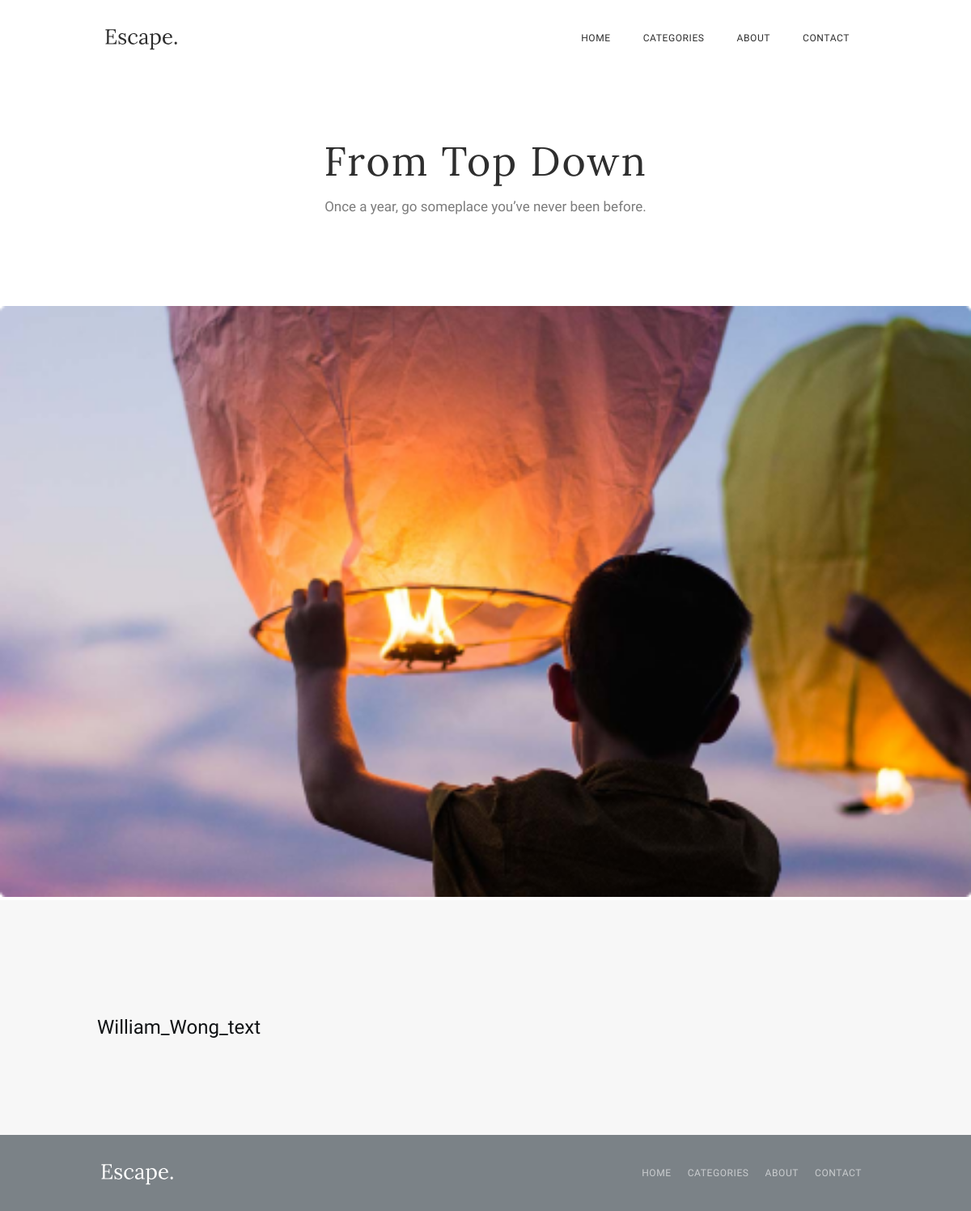
The page /post?id=2 on the database its author committed.
### tables this page shows
CREATE TABLE post
(
	`id` INT NOT NULL AUTO_INCREMENT,
	`title` VARCHAR(255),
	`subtitle` VARCHAR(255),
	`content` TEXT NOT NULL,
	`author` VARCHAR(255),
	`author_url` VARCHAR(255),
	`publish_date` VARCHAR(255),
	`image_url` VARCHAR(255),
	`featured` TINYINT(1) DEFAULT 0,
	PRIMARY KEY (`id`)
);

### post.php (the view, shortened to what this page needs)
<?php
$id = $_GET['id'];
function createDBConnection(): mysqli {
    $conn = new mysqli(HOST, USERNAME, PASSWORD, DATABASE);
    return $conn;
  }
  function getAndPrintPostFromDB(mysqli $conn): void {
    global $id, $post;
    $sql = "SELECT * FROM post WHERE id = $id";
    $result = $conn->query($sql);
    $post = $result->fetch_assoc();
  }
  $conn = createDBConnection();
  getAndPrintPostFromDB($conn);
?>
<!DOCTYPE html>
<html>
<head>
    <link rel="stylesheet" href="/static/style/post.css">
</head>
<body>
    <header class="header">
    <div class="top-bar">
            <img class="logo-escape" src="/static/img/logo-escape-black.svg" alt="logo Escape.">
            <nav class="navigation">
                <ul class="navigation__list">
                    <li class="navigation__list-item">
                        <a class="navigation__link" href="./home">Home</a>
                    </li>
                    <li class="navigation__list-item">
                        <a class="navigation__link" href="#">Categories</a>
                    </li>
                    <li class="navigation__list-item">
                        <a class="navigation__link" href="#">About</a>
                    </li>
                    <li class="navigation__list-item">
                        <a class="navigation__link" href="#">Contact</a>
                    </li>
                </ul>
            </nav>
        </div>
    </header>
    <main class="main">
        <h1 class="title"><?= $post['title'] ?></h1>
        <h6 class="under-title"><?= $post['subtitle'] ?></h6>
        <img class="image" src="/static/img/<?= $post['image_url'] ?>" alt="<?= $post['title'] ?>">
        <div class="content">
            <p class="content__text">
                <?= $post['content'] ?>
            </p>
        </div>
    </main>
    <footer class="footer">
        <div class="bottom-bar">
            <img class="logo-escape" src="/static/img/logo-escape-white.svg" alt="logo Escape.">
            <nav class="navigation footer-nav">
                <ul class="navigation__list">
                    <li class="navigation__list-item">
                        <a class="navigation__link navigation__link_padding" href="./home">Home</a>
                    </li>
                    <li class="navigation__list-item">
                        <a class="navigation__link navigation__link_padding" href="#">Categories</a>
                    </li>
                    <li class="navigation__list-item">
                        <a class="navigation__link navigation__link_padding" href="#">About</a>
                    </li>
                    <li class="navigation__list-item">
                        <a class="navigation__link navigation__link_padding" href="#">Contact</a>
                    </li>
                </ul>
            </nav>
        </div>
    </footer>
</body>
</html>

### src/style/post.css (style rules this page uses)
* { margin: 0; padding: 0; }
.title { margin: 0 auto; max-width: 498px; font: 400 50px/51px Lora, sans-serif; letter-spacing: 2px; text-align: center; color: rgba(46, 46, 46, 1); margin-bottom: 20px; padding: 0 20px; }
.under-title { margin: 0 auto; max-width: 504px; font: 400 17px/20px Oxygen, sans-serif; letter-spacing: 0; text-align: center; color: rgba(46, 46, 46, 0.63); margin-bottom: 113px; padding: 0 20px; }
.image { width: 100%; margin: 0 auto; border-radius: 3px; }
.main { width: 100%; }
.content { width: 100%; background: rgba(247, 247, 247, 1); }
.content__text { margin: 0 auto; max-width: 960px; padding-top: 60px; padding-bottom: 40px; padding-left: 20px; padding-right: 20px; font: 400 24px/35px Oxygen, sans-serif; letter-spacing: 0; text-align: left; color: rgba(16, 19, 21, 1); }
@media screen and (min-width: 1024px) { .content__text { margin: 0 auto; max-width: 960px; padding-top: 140px; padding-bottom: 115px; padding-left: 20px; padding-right: 20px; font: 400 24px/35px Oxygen, sans-serif; letter-spacing: 0; text-align: left; color: rgba(16, 19, 21, 1); } }
.header { width: 100%; }
.top-bar { padding: 17px 40px; max-width: 940px; margin: 0 auto 80px; display: flex; flex-wrap: wrap; justify-content: space-between; }
.logo-escape { position: relative; z-index: 1; padding-top: 3px; }
.navigation { display: none; }
.footer-nav { display: block; }
.navigation__list { display: flex; list-style: none; flex-direction: column; justify-content:start; }
.navigation__link { display: block; text-decoration: none; font: 400 11px/26px Oxygen, sans-serif; letter-spacing: 0.6px; text-align: right; color: rgba(46, 46, 46, 1); text-transform: uppercase; }
@media screen and (min-width: 768px) { .navigation { display: block; } }
@media screen and (min-width: 768px) { .navigation__list { display: flex; list-style: none; justify-content: center; flex-wrap: wrap; flex-direction: row; } }
@media screen and (min-width: 768px) { .navigation__link { display: block; text-decoration: none; padding: 10px 20px; font: 400 12px/40px Oxygen, sans-serif; letter-spacing: 0.6px; text-align: left; text-transform: uppercase; } }
.footer { width: 100%; background: url(../img/footer-background.png) rgba(35, 47, 56, 0.6); background-blend-mode: multiply; background-size: cover; }
.bottom-bar { padding: 17px 40px; max-width: 950px; margin: 0 auto; display: flex; flex-wrap: wrap; justify-content: space-between; }
.navigation__link_padding { padding-left: 10px; padding-right: 10px; color: rgba(255, 255, 255, 0.6); }

### rows shown on the page
post: title "From Top Down", subtitle "Once a year, go someplace you’ve never been before.", image_url (picture), content "William_Wong_text"
